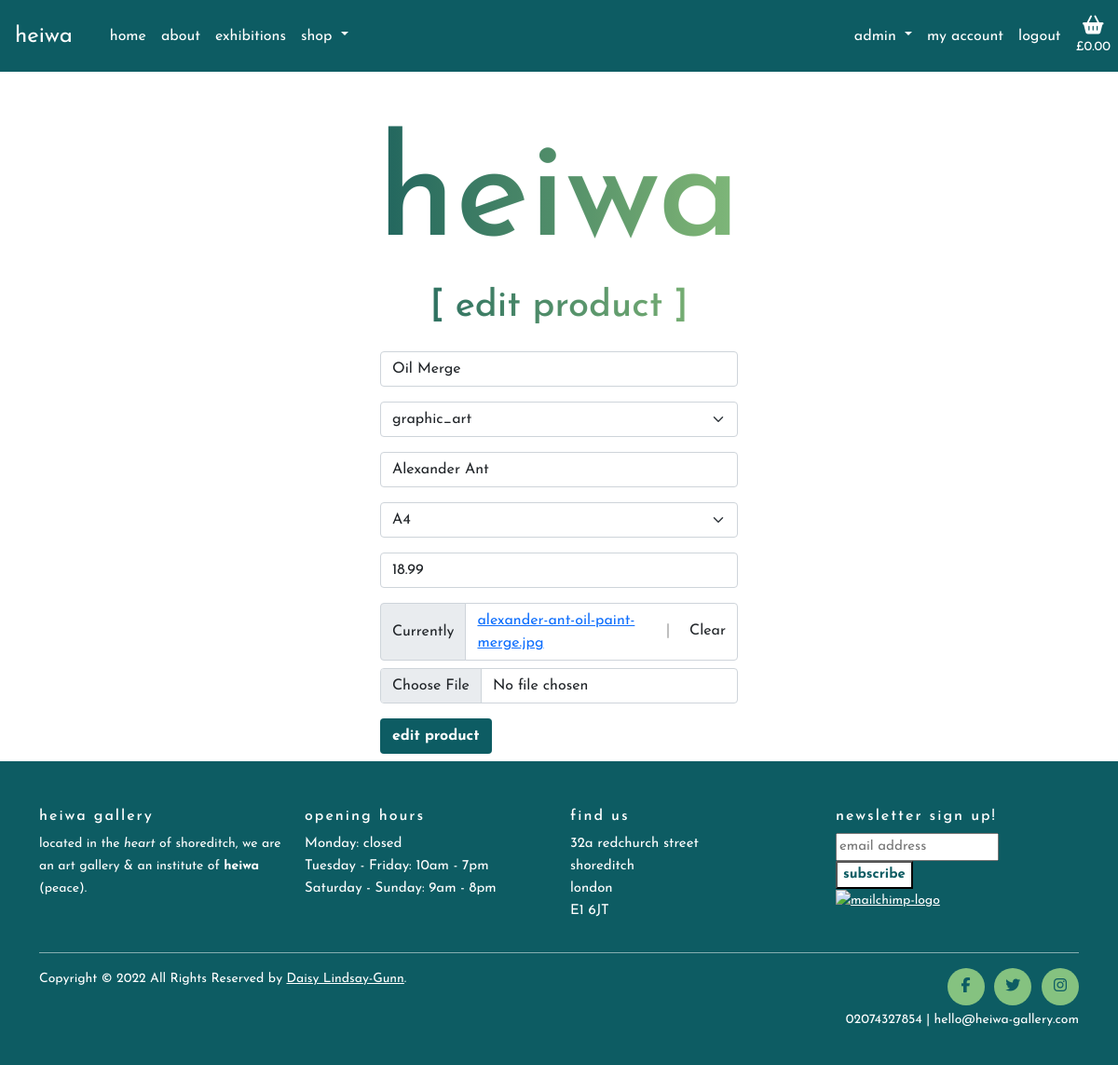
The page /products/edit_product/3 (signed in) on the database its author committed.
### products/models.py (models this page shows, shortened)
class Product(models.Model):
    name = models.CharField(max_length=254)
    category = models.ForeignKey(
        'Category', on_delete=models.SET_NULL, null=True, blank=True)
    photographer_artist = models.CharField(max_length=254, blank=True)
    size = models.CharField(
        max_length=2, choices=product_size_choices, default="A4")
    quantity_in_stock = models.IntegerField(
        blank=False, validators=[MinValueValidator(0)])
    price = models.DecimalField(max_digits=6, decimal_places=2)
    image = models.ImageField(
        null=True, blank=True)
    in_stock = models.BooleanField(default=False)
    date_added = models.DateField(auto_now_add=True)

### products/views.py (the view, shortened to what this page needs)
# urls.py: path('edit_product/<pk>', views.EditProduct.as_view(),
class EditProduct(View):
    def get(self, request, pk):
        if not request.user.is_superuser:
            messages.error(request,
                           "You are not authorised to view that page.")
            return redirect(reverse('home'))
        else:
            product = get_object_or_404(Product, pk=pk)
            edit_product_form = EditProductForm(instance=product)
            return render(request, 'products/edit_product.html',
                          {'edit_product_form': edit_product_form,
                           'product': product})

### products/forms.py
class EditProductForm(forms.ModelForm):
    class Meta:
        model = Product
        fields = ('name', 'category', 'photographer_artist', 'size',
                  'quantity_in_stock', 'price', 'image')
    def __init__(self, *args, **kwargs):
        super().__init__(*args, **kwargs)
        placeholders = {
            'name': 'product name',
            'category': 'category',
            'photographer_artist': 'photographer/artist',
            'size': 'size',
            'quantity_in_stock': 'quantity in stock',
            'price': 'price',
            'image': 'product image',
        }
        for field in self.fields:
            placeholder = placeholders[field]
            self.fields[field].widget.attrs['placeholder'] = placeholder
            self.fields['quantity_in_stock'].widget.attrs['readonly'] = True
            self.fields['quantity_in_stock'].widget.attrs['class'] = 'hidden'
            self.fields[field].label = False
            self.fields[field].widget.attrs['class'] = 'w-100 mb-2'

### basket/context_processors.py (called while the page is built, shortened)
def basket_contents(request):
    items_in_basket = []
    total = 0
    count = 0
    basket = request.session.get('basket', {})
    context = {
        'items_in_basket': items_in_basket,
        'total_cost': total,
        'product_count': count,
        'basket': basket,
    }
    return context

### home/context_processors.py (called while the page is built)
def get_newsletter_emails(request):
    try:
        client = MailChimp(
            mc_api=settings.MAILCHIMP_API_KEY, mc_user=settings.MC_USER)
        response = client.lists.members.all(
            "a9f944f3e8", fields="members.email_address", offset=0)
        email_list = []
        for x in response.values():
            for y in x:
                list_emails = (list(y.values()))
                for a in list_emails:
                    email_list.append(a)
    except ApiClientError as error:
        print("Error: {}".format(error.text))
        response = ""
        email_list = []
    context = {
        'email_list': email_list,
    }
    return context

### products/context_processors.py (called while the page is built)
def get_category_list(request):
    category_list = Category.objects.all()
    return {
         'category_list': category_list,
     }

### products/models.py (called while the page is built)
    def __str__(self):
        return self.category_name

### products/templates/products/edit_product.html (shortened to what this page needs)
{% extends 'base.html' %}
{% load static %}
{% load crispy_forms_tags %}
{% block subtitle %}
<h2 class="mt-0 mb-3" id="subtitle">[ edit product ]</h2>
{% endblock %}
{% block content %}
<div class="row d-flex justify-content-center">
    <div class="col-12 col-md-4">
        <form action="{% url 'edit_product' product.pk %}" method="POST" class="my-2 w-100"
            enctype="multipart/form-data">
            {{ edit_product_form | crispy }}
            <button type="submit" class="btn bg-brand-blue green-link">edit product</button>
        </form>
    </div>
</div>
{% endblock %}

### static/css/base.css (style rules this page uses)
html { height: 100% }
body { font-family: 'Josefin Sans', sans-serif; }
.bg-brand-blue { background-color: #0d5c63; color: #fff; }
#image-clear_id { width: auto !important; }
#subtitle { font-size: 40px; font-family: 'Josefin Sans', sans-serif; text-align: center; transition: text-shadow 1s ease; -webkit-transition: text-shadow 1s ease; text-shadow: 0 0 1px rgba(0, 0, 0, .1); }
.green-link { cursor: pointer; font-weight: bolder; text-decoration: none; }

### rows shown on the page
Product: name "Oil Merge", category "graphic_art", photographer_artist "Alexander Ant", size "A4", price "18.99"
